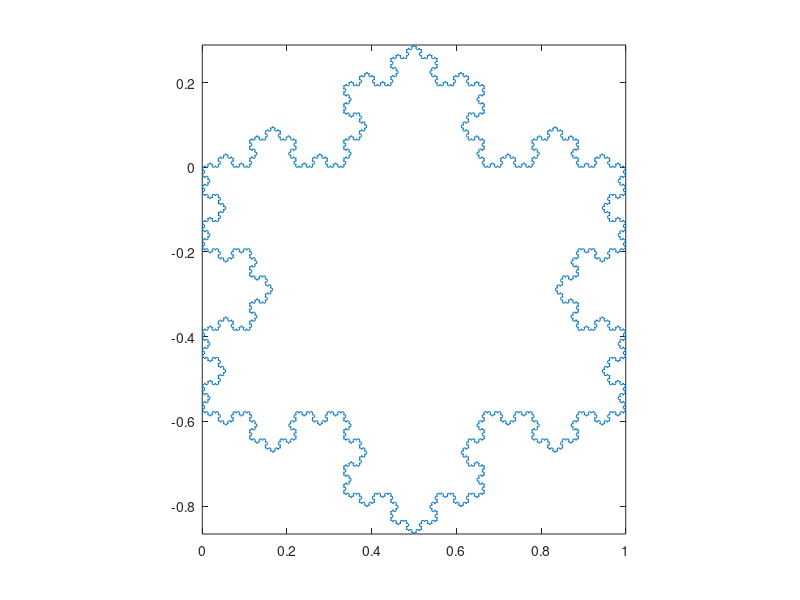

The MATLAB source for this figure: (Note: this script raises an error after producing the figure.)
% clear

%% Create Koch snowflake geometry
% I pinched this first little piece of code (generating the vertices) from
% https://people.cs.clemson.edu/~goddard/handouts/math360/notes11.pdf

P = [ 0 0; 1 0; cos(-pi/3), sin(-pi/3); 0 0  ];   % a triangle
for iteration=1:5
    newP = zeros( size(P,1)*4+1, 2);
    for i=1:size(P,1)-1
        newP(4*i+1,:) = P(i,:);
        newP(4*i+2,:) = (2*P(i,:) + P(i+1,:) )/3;
        link = P(i+1,:)-P(i,:);
        ang = atan2( link(2), link(1) );
        linkLeng = sqrt( sum(link.^2) );
        newP(4*i+3,:) = newP(4*i+2,:) + (linkLeng/3)*[ cos(ang+pi/3), sin(ang+pi/3) ];
        newP(4*i+4,:) = (P(i,:) + 2*P(i+1,:) )/3;
    end
    newP( 4*size(P,1)+1,:) = P(size(P,1),:);
    P = newP;
end
figure
plot(P(:,1),P(:,2));
axis image

%% Now I go about creating a bounding box and the voxelized grid. 

% Establish bounding box around snowflake
xmin = min(P(:,1));
ymin = min(P(:,2));
xmax = max(P(:,1));
ymax = max(P(:,2));

dom_y = ymax - ymin;

% Shift so centre is at the origin and then scale so that radius is 1
P(:,1) = P(:,1) - (xmax+xmin)./2;
P(:,2) = P(:,2) - (ymax+ymin)./2;

P = P./ (dom_y/2);

xmin = min(P(:,1));
ymin = min(P(:,2));
xmax = max(P(:,1));
ymax = max(P(:,2));

dom_x = xmax - xmin;
dom_y = ymax - ymin;
dom_z = dom_y * aspectRatio;

%% Create uniform grid of bounding box, including endpoints

% Preferential dimension: 
%this is the direction in which we ensure that the voxels match the
%geometry
h_pref = dom_y; % here it's the width (y-direction)
% figure out resolution
res_temp = lambda_int/nPerLam; % provisional resolution
N = ceil(h_pref/res_temp);
res = h_pref/N;

% Generate voxels
[r] = generatedomain_new(res,dom_x/2,dom_y/2,dom_z/2); 
[L,M,N,~]=size(r);

% Nx = 100; % number of voxels in x-direction
% h  = dx/Nx; % voxel dimension
% Ny = ceil(dy_temp/h);
% dy = Ny*h;
% Nz = 10;
% 
% % Readjust ymin and ymax, given new dy
% ymin = ymin - (dy-dy_temp)/2;
% ymax = ymax + (dy-dy_temp)/2;
% zmin = -Nz/2 * h;
% zmax = Nz/2 * h;
% 
% 
% x = linspace(xmin+h/2,xmax-h/2,Nx);
% y = linspace(ymin+h/2,ymax-h/2,Ny);
% z = linspace(zmin+h/2,zmax-h/2,Nz);
% 
% for i = 1:Nx
%     for j = 1:Ny
%         for k = 1:Nz
%             r(i,j,k,1) = x(i);
%             r(i,j,k,2) = y(j);
%             r(i,j,k,3) = z(k);
%         end
%     end
% end

% plot geometry
xd = r(:,:,:,1);
yd = r(:,:,:,2);
zd = r(:,:,:,3);

% figure(1);
% plot3(xd(:), yd(:), zd(:), 's');
% axis equal;
% grid on;

% Inpolygon decides which of my voxels lie inside and outside the snowflake
[in,on] = inpolygon(xd(:),yd(:),P(:,1),P(:,2));

% figure
% plot3(xd(in),yd(in),zd(in),'r+') % points inside
% hold on
% plot3(xd(~in),yd(~in),zd(~in),'bo') % points outside
% axis equal

figure
plot3(xd(in),yd(in),zd(in),'.')
axis image


% %% For Karina's code where she just wants the dipoles inside the shape  
% xx = xd(in);
% yy = yd(in);
% zz = zd(in);
% r = [xx,yy,zz];



